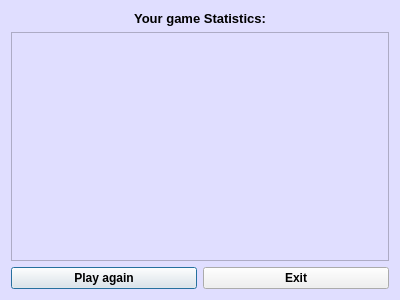
<?xml version="1.0" encoding="UTF-8"?>
<ui version="4.0">
 <class>statistisDialog</class>
 <widget class="QDialog" name="statistisDialog">
  <property name="geometry">
   <rect>
    <x>0</x>
    <y>0</y>
    <width>400</width>
    <height>300</height>
   </rect>
  </property>
  <property name="windowTitle">
   <string>Dialog</string>
  </property>
  <property name="styleSheet">
   <string notr="true">background-color: rgb(224, 222, 255);</string>
  </property>
  <layout class="QVBoxLayout" name="verticalLayout">
   <item>
    <widget class="QLabel" name="statsLabel">
     <property name="sizePolicy">
      <sizepolicy hsizetype="Expanding" vsizetype="Fixed">
       <horstretch>0</horstretch>
       <verstretch>0</verstretch>
      </sizepolicy>
     </property>
     <property name="font">
      <font>
       <pointsize>10</pointsize>
       <weight>75</weight>
       <bold>true</bold>
      </font>
     </property>
     <property name="text">
      <string>Your game Statistics:</string>
     </property>
     <property name="alignment">
      <set>Qt::AlignCenter</set>
     </property>
    </widget>
   </item>
   <item>
    <widget class="QTextBrowser" name="statsTextBrowser">
     <property name="autoFormatting">
      <set>QTextEdit::AutoNone</set>
     </property>
    </widget>
   </item>
   <item>
    <layout class="QHBoxLayout" name="horizontalLayout">
     <item>
      <widget class="QPushButton" name="playAgainButton">
       <property name="font">
        <font>
         <weight>75</weight>
         <bold>true</bold>
        </font>
       </property>
       <property name="styleSheet">
        <string notr="true">background-color: rgb(240, 240, 240);</string>
       </property>
       <property name="text">
        <string>Play again</string>
       </property>
      </widget>
     </item>
     <item>
      <widget class="QPushButton" name="exitGameButton">
       <property name="font">
        <font>
         <weight>75</weight>
         <bold>true</bold>
        </font>
       </property>
       <property name="styleSheet">
        <string notr="true">background-color: rgb(240, 240, 240);</string>
       </property>
       <property name="text">
        <string>Exit</string>
       </property>
      </widget>
     </item>
    </layout>
   </item>
  </layout>
 </widget>
 <resources/>
 <connections/>
</ui>
